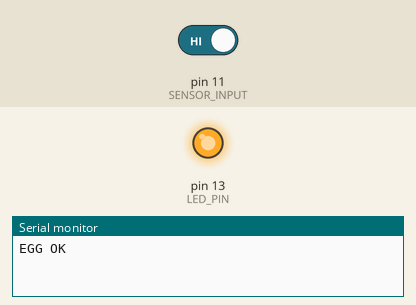
Bench run of a sketch on a simulated Arduino Uno, built with avr-gcc and run on an emulated ATmega328P. On the bench: output pins drawn as LEDs (lit = HIGH), the last lines printed to the serial monitor. Inputs (shaded band) come from the test bench; at power-on: pin 11 (SENSOR_INPUT) HIGH. Pins used as bus, display or sensor lines are not drawn.

Above: at 1.2 s.
1.3 s: pin 11 (SENSOR_INPUT) driven LOW
At 1.9 s:
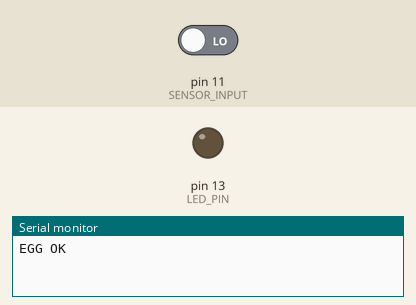
2.8 s: pin 11 (SENSOR_INPUT) driven HIGH
At 3.1 s:
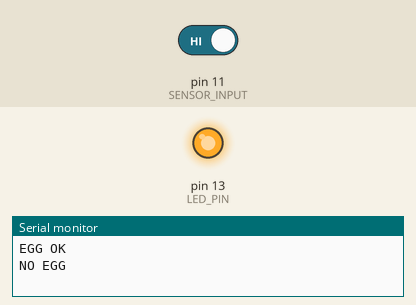
Timing chart, 0 to 5.8 s (numbered marks = the images above; inputs shaded):
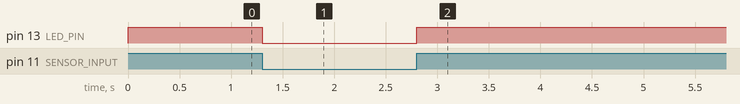

Measured:
- after the input at 1.3 s, pin 13 (LED_PIN): HIGH → LOW at once
- after the input at 2.8 s, pin 13 (LED_PIN): LOW → HIGH at once

The sketch:

eciotcol.ino
```cpp
// (licence header left out)
/*
* timer and interrupts
* Timer1 overflow interrupt example
* more infos: http://blog.oscarliang.net
*/

#define LED_PIN 13       // egg indicator pin
#define SENSOR_POWER 12  // Sensor power pin (diode emitter)
#define SENSOR_INPUT 11  // Sensor input pin (transistor colector)

#define  SENSOR_TIME_ON  1  // duty cycle for emitter, equivalent to 1ms
#define  SENSOR_PERIOD 20 // IR sensor period, equivalent to 20 ms
#define  COUNT_500MS   25 // constant counter value to reach 500 ms
#define  COUNT_1S  50    // constant counter value to reach 1 s
#define  COUNT_2S  100   // constant counter value to reach 2 s
#define  COUNT_5S  250   // constant counter value to reach 5 s

/*
 * Define Firmware Variables
 */
int count1ms = 0;     // 1 ms counter
int countSlow = 0;    // slow timer counter
bool flagSlow = true; // slow tick counter flag  (for longer period)
int sensorState = 0;  // Sensor status

void setup()
{
  // Configure output Led pin
  pinMode(LED_PIN, OUTPUT);
  // Configure Input Sensor Pin
  pinMode(SENSOR_INPUT, INPUT_PULLUP);
  // Configure Power Sensor Pin
  pinMode(SENSOR_POWER, OUTPUT);

  // waiting for serial port is enable. Inicially could be a Baud rate of 9600 bps
  // It works very good at 19200, 38400,  57600 and 115200 bps
  Serial.begin(9600);
  while(!Serial){;}

  // initialize timer1
  noInterrupts();           // disable all interrupts
  TCCR1A = 0;
  TCCR1B = 0;
  TCNT1  = 0;

  OCR1A = 2000;            // compare match register 16MHz/8/1KHz
  TCCR1B |= (1 << WGM12);  // CTC mode
  TCCR1B |= (1 << CS11);   // 8 prescaler
  TIMSK1 |= (1 << OCIE1A); // enable timer compare interrupt
  interrupts();            // enable all interrupts
}

// interrupt service routine that wraps a user defined function supplied by attachInterrupt
ISR(TIMER1_COMPA_vect)
{
  // The TIMER1 interrupt vector is enabled to execute this code each 1ms (1KHz)
  // This time base (a.k.a tick) will work to handle the required energy to the IR sensor
  // for a 1 milisecond. The next 19 milisecods, the port will remain shut down.
  // Add to this, the base tick will help to another time-based routines, for example,
  // periodical data  transmition.

  if(count1ms < SENSOR_PERIOD)
  {
    count1ms++;  // 1 ms increment
  }
  else{
    count1ms =0;  // counter reset

    // este contador permite prolongar la base de tiempo a un conteo más lento.
    if(countSlow < COUNT_2S)
    {
      countSlow++;
    }
    else{
      countSlow = 0;
      flagSlow = true;  // finish of slow time tick.
    }
  }
}


void loop()
{
  CheckSensor();    // method for check if there's egg.
  Transmision();    // method for sending message to host
}

/* CheckSensor()
   this method replaces the use of delays to turning the IR Sensor on and off .
   each 20 ms, the program checks for object presence or abscence (an egg for this project)
   if there's egg, an auxiliar led is turned on and updates the sensorState variable.
   otherwise, the auxiliar led is off and updates its status
*/
void CheckSensor(){

  if(count1ms < SENSOR_TIME_ON)
  {
    digitalWrite(SENSOR_POWER, HIGH); // Turn On IR Led
  }
  else
  {
    sensorState = digitalRead(SENSOR_INPUT); // read IR sensor
    // Validate State Sensor
    if (sensorState == LOW) {
      digitalWrite(LED_PIN, LOW);     // Turn Off Led
    }
    else {
      digitalWrite(LED_PIN, HIGH);     // Turn On Led
    }
    digitalWrite(SENSOR_POWER, LOW); // Turn off IR Led
  }
}

/* Transmision()
   This method sends a message to the host every time flagSlow becomes true.
   that flag depends of countSlow variable.
   The message is simply: is there egg?, send "EGG OK"
   Otherwise, send "NO EGG".
   Each message ends with a carriage return character and a newline character
   (ASCII 13 or '\r', - ASCII 10, or '\n)
*/
void Transmision(){

  if(flagSlow == true)
  {
     if (sensorState == HIGH) {
       Serial.println("EGG OK");  // send text with Break line
     }
     else{
       Serial.println("NO EGG");
    }
    flagSlow = false;  // clear the slow tick flag to transmit in the next T seconds
  }
}
```
